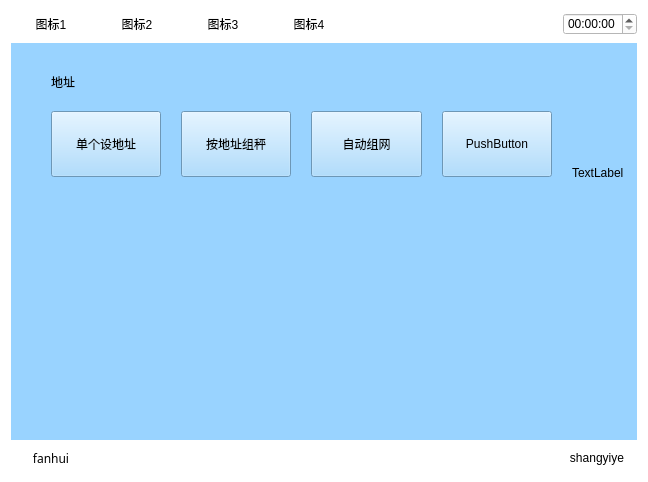
<?xml version="1.0" encoding="UTF-8"?>
<ui version="4.0">
 <class>Dizhi</class>
 <widget class="QWidget" name="Dizhi">
  <property name="geometry">
   <rect>
    <x>0</x>
    <y>0</y>
    <width>648</width>
    <height>482</height>
   </rect>
  </property>
  <property name="windowTitle">
   <string>Form</string>
  </property>
  <property name="styleSheet">
   <string notr="true">background-color: rgb(255, 255, 255);</string>
  </property>
  <layout class="QVBoxLayout" name="verticalLayout" stretch="1,5,1">
   <item>
    <layout class="QHBoxLayout" name="horizontalLayout_5">
     <item>
      <widget class="QPushButton" name="pushButton">
       <property name="text">
        <string>图标1</string>
       </property>
       <property name="flat">
        <bool>true</bool>
       </property>
      </widget>
     </item>
     <item>
      <widget class="QPushButton" name="pushButton_2">
       <property name="text">
        <string>图标2</string>
       </property>
       <property name="flat">
        <bool>true</bool>
       </property>
      </widget>
     </item>
     <item>
      <widget class="QPushButton" name="pushButton_3">
       <property name="text">
        <string>图标3</string>
       </property>
       <property name="flat">
        <bool>true</bool>
       </property>
      </widget>
     </item>
     <item>
      <widget class="QPushButton" name="pushButton_4">
       <property name="text">
        <string>图标4</string>
       </property>
       <property name="flat">
        <bool>true</bool>
       </property>
      </widget>
     </item>
     <item>
      <spacer name="horizontalSpacer_4">
       <property name="orientation">
        <enum>Qt::Horizontal</enum>
       </property>
       <property name="sizeHint" stdset="0">
        <size>
         <width>40</width>
         <height>20</height>
        </size>
       </property>
      </spacer>
     </item>
     <item>
      <widget class="QTimeEdit" name="timeEdit_2"/>
     </item>
    </layout>
   </item>
   <item>
    <widget class="QWidget" name="widget" native="true">
     <property name="sizePolicy">
      <sizepolicy hsizetype="Preferred" vsizetype="Preferred">
       <horstretch>0</horstretch>
       <verstretch>0</verstretch>
      </sizepolicy>
     </property>
     <property name="contextMenuPolicy">
      <enum>Qt::DefaultContextMenu</enum>
     </property>
     <property name="styleSheet">
      <string notr="true">background-color: rgb(153, 211, 255);</string>
     </property>
     <widget class="QWidget" name="layoutWidget_2">
      <property name="geometry">
       <rect>
        <x>20</x>
        <y>10</y>
        <width>671</width>
        <height>239</height>
       </rect>
      </property>
      <layout class="QGridLayout" name="gridLayout_2" rowminimumheight="1,2,1">
       <property name="margin">
        <number>20</number>
       </property>
       <property name="spacing">
        <number>20</number>
       </property>
       <item row="0" column="0">
        <widget class="QLabel" name="label">
         <property name="text">
          <string>地址</string>
         </property>
        </widget>
       </item>
       <item row="0" column="4" rowspan="3">
        <widget class="QLabel" name="label_4">
         <property name="text">
          <string>TextLabel</string>
         </property>
        </widget>
       </item>
       <item row="1" column="0">
        <widget class="QPushButton" name="setSingleAddress">
         <property name="minimumSize">
          <size>
           <width>66</width>
           <height>66</height>
          </size>
         </property>
         <property name="text">
          <string>单个设地址</string>
         </property>
        </widget>
       </item>
       <item row="1" column="1">
        <widget class="QPushButton" name="addressWeigh">
         <property name="minimumSize">
          <size>
           <width>66</width>
           <height>66</height>
          </size>
         </property>
         <property name="text">
          <string>按地址组秤</string>
         </property>
        </widget>
       </item>
       <item row="1" column="2">
        <widget class="QPushButton" name="autoNetwork">
         <property name="minimumSize">
          <size>
           <width>66</width>
           <height>66</height>
          </size>
         </property>
         <property name="text">
          <string>自动组网</string>
         </property>
        </widget>
       </item>
       <item row="1" column="3">
        <widget class="QPushButton" name="pushButton_18">
         <property name="minimumSize">
          <size>
           <width>66</width>
           <height>66</height>
          </size>
         </property>
         <property name="text">
          <string>PushButton</string>
         </property>
        </widget>
       </item>
       <item row="2" column="0">
        <spacer name="verticalSpacer">
         <property name="orientation">
          <enum>Qt::Vertical</enum>
         </property>
         <property name="sizeHint" stdset="0">
          <size>
           <width>20</width>
           <height>40</height>
          </size>
         </property>
        </spacer>
       </item>
       <item row="2" column="1">
        <spacer name="verticalSpacer_2">
         <property name="orientation">
          <enum>Qt::Vertical</enum>
         </property>
         <property name="sizeHint" stdset="0">
          <size>
           <width>20</width>
           <height>40</height>
          </size>
         </property>
        </spacer>
       </item>
       <item row="2" column="2">
        <spacer name="verticalSpacer_3">
         <property name="orientation">
          <enum>Qt::Vertical</enum>
         </property>
         <property name="sizeHint" stdset="0">
          <size>
           <width>20</width>
           <height>40</height>
          </size>
         </property>
        </spacer>
       </item>
       <item row="2" column="3">
        <spacer name="verticalSpacer_4">
         <property name="orientation">
          <enum>Qt::Vertical</enum>
         </property>
         <property name="sizeHint" stdset="0">
          <size>
           <width>20</width>
           <height>40</height>
          </size>
         </property>
        </spacer>
       </item>
      </layout>
     </widget>
    </widget>
   </item>
   <item>
    <layout class="QHBoxLayout" name="horizontalLayout_2">
     <item>
      <widget class="QPushButton" name="returnIndex">
       <property name="font">
        <font>
         <family>AR PL UMing TW MBE</family>
        </font>
       </property>
       <property name="text">
        <string>fanhui</string>
       </property>
       <property name="flat">
        <bool>true</bool>
       </property>
      </widget>
     </item>
     <item>
      <spacer name="horizontalSpacer_3">
       <property name="orientation">
        <enum>Qt::Horizontal</enum>
       </property>
       <property name="sizeHint" stdset="0">
        <size>
         <width>40</width>
         <height>20</height>
        </size>
       </property>
      </spacer>
     </item>
     <item>
      <widget class="QPushButton" name="returnPage">
       <property name="text">
        <string>shangyiye</string>
       </property>
       <property name="flat">
        <bool>true</bool>
       </property>
      </widget>
     </item>
    </layout>
   </item>
  </layout>
 </widget>
 <resources/>
 <connections/>
</ui>
